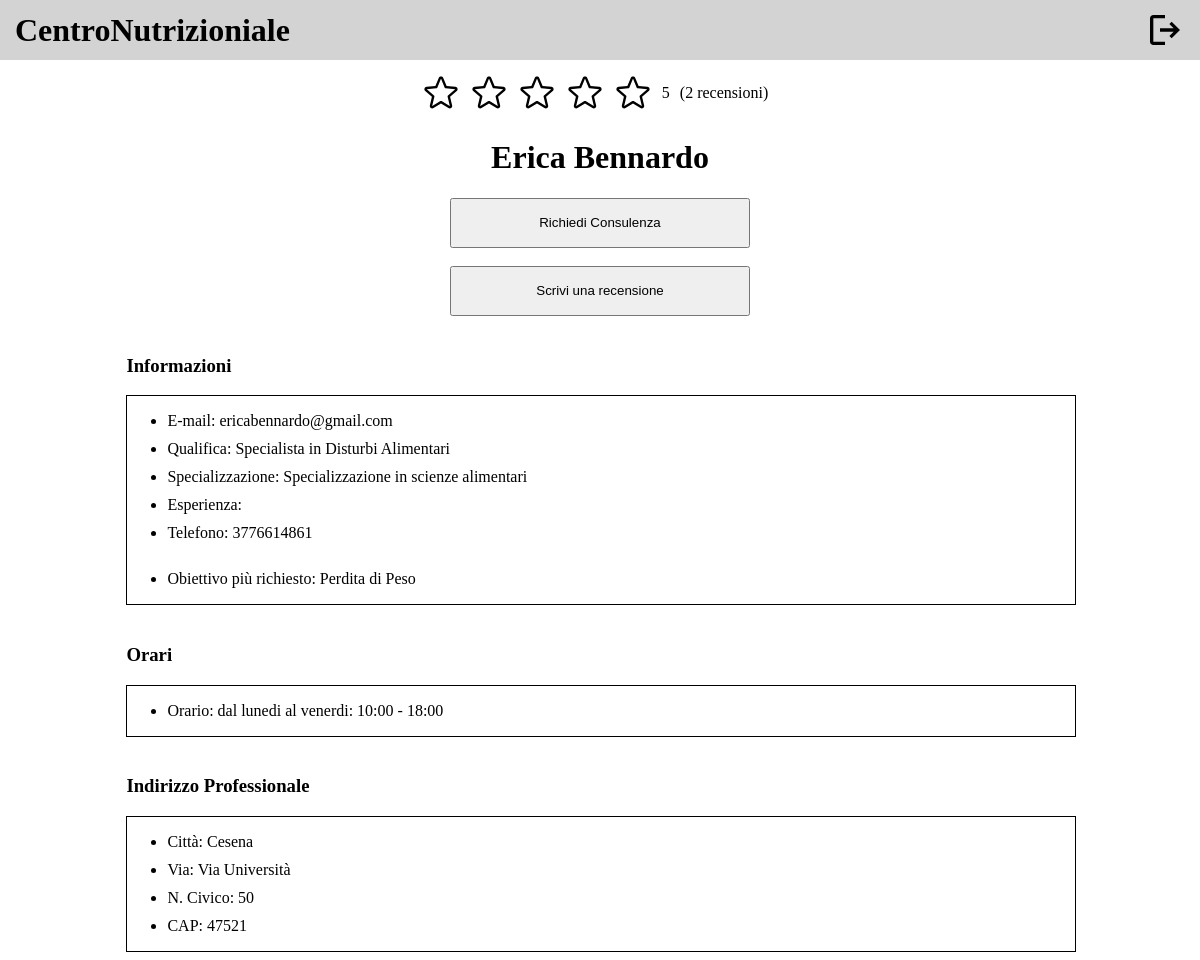
/public/profiloNutrizionistaScelto.php (signed in), run on the app's committed database.
### tables this page shows
CREATE TABLE `scelta` (
  `IDCliente` int(11) NOT NULL,
  `Data` date NOT NULL,
  `Ora` varchar(10) NOT NULL,
  `IDNutrizionista` int(11) NOT NULL
);

CREATE TABLE `nutrizionista` (
  `Nome` varchar(50) NOT NULL,
  `Cognome` varchar(50) NOT NULL,
  `Email` varchar(30) NOT NULL,
  `IDNutrizionista` int(11) NOT NULL,
  `Password` varchar(255) NOT NULL,
  `MediaVoti` int(11) NOT NULL
);

CREATE TABLE `possiede_q` (
  `IDNutrizionista` int(11) NOT NULL,
  `Titolo` varchar(100) NOT NULL
);

CREATE TABLE `informazione` (
  `IDNutrizionista` int(11) NOT NULL,
  `Esperienza` varchar(255) DEFAULT NULL,
  `Specializzazione` varchar(255) DEFAULT NULL,
  `Orari` varchar(255) NOT NULL,
  `Telefono` varchar(10) DEFAULT NULL
);

CREATE TABLE `indirizzo_prof` (
  `IDNutrizionista` int(11) NOT NULL,
  `Citta` varchar(50) NOT NULL,
  `CAP` int(11) NOT NULL,
  `Via` varchar(50) NOT NULL,
  `NCivico` int(11) NOT NULL
);

### db/database.php (called while the page is built, shortened)
<?php
require_once ("nutrizionistaTable.php");
require_once ("clienteTable.php");
require_once ("recensioniTable.php");
class DatabaseConnection
{
    private $nutrizionistaTable;
    private $clienteTable;
    private $recensioniTable;
    public function __construct($servername, $username, $password, $dbname, $port)
    {
        $this->db = new mysqli($servername, $username, $password, $dbname, $port);
        $this->nutrizionistaTable = new NutrizionistaTable($this->db);
        $this->clienteTable = new ClienteTable($this->db);
        $this->recensioniTable = new RecensioniTable($this->db);
    }
    public function getNutrizionistaTable()
    {
        return $this->nutrizionistaTable;
    }
    public function getClienteTable()
    {
        return $this->clienteTable;
    }
    public function getRecensioniTable()
    {
        return $this->recensioniTable;
    }
}

### bootstrap.php (called while the page is built, shortened)
<?php
require_once ("db/database.php");
$dbh = new DatabaseConnection("localhost", "root", "", "centronutrizionale1", 3306);
?>

### db/clienteTable.php (called while the page is built, shortened)
<?php
class ClienteTable
{
    private $db;
    public function __construct($db)
    {
        $this->db = $db;
    }
    public function getClienteById($id)
    {
        $stmt = $this->db->prepare("SELECT * FROM cliente WHERE IDCliente=?");
        $stmt->bind_param('i', $id);
        $stmt->execute();
        $result = $stmt->get_result();
        return $result->fetch_all(MYSQLI_ASSOC);
    }
    public function getNumberOfConsulenze($idCliente, $idNutrizionista)
    {
        $stmt = $this->db->prepare("SELECT COUNT(*) AS count FROM consulenza WHERE IDCliente=? AND IDNutrizionista=? AND Completa='s'");
        $stmt->bind_param('ii', $idCliente, $idNutrizionista);
        $stmt->execute();
        $result = $stmt->get_result();
        return $result->fetch_all(MYSQLI_ASSOC);
    }
    public function getTrendCons($idCliente)
    {
        $stmt = $this->db->prepare("SELECT
    SUM(Presenza = '1') AS ConsulenzeInPresenza,
    SUM(Online = '1') AS ConsulenzeOnline
FROM
    CONSULENZA
WHERE
    IDCliente = ?");
        $stmt->bind_param('i', $idCliente);
        $stmt->execute();
        $result = $stmt->get_result();
        return $result->fetch_all(MYSQLI_ASSOC);
    }
}
?>

### cliente.php (called while the page is built, shortened)
<?php
require_once ("bootstrap.php");
if (isUserLoggedIn()) {
    if (isset($id)) {
        $templateparams["cliente"] = $dbh->getClienteTable()->getClienteById($id);
        $templateparams["checkScelta"] = $dbh->getNutrizionistaTable()->isSceltaPresent($id);
        $templateparams["nConsulenze"] = $dbh->getClienteTable()->getNumberOfConsulenze($id, $_SESSION["id"]);
        $templateparams["trend"] = $dbh->getClienteTable()->getTrendCons($id);
    }
} else{
    header("Location: login.php");
}
?>

### db/nutrizionistaTable.php (called while the page is built, shortened)
<?php
class NutrizionistaTable
{
    private $db;
    public function __construct($db)
    {
        $this->db = $db;
    }
    public function getNutrizionistaById($id)
    {
        $stmt = $this->db->prepare("SELECT *
        FROM nutrizionista n
        JOIN informazione i ON n.IDNutrizionista = i.IDNutrizionista
        JOIN indirizzo_prof ip ON n.IDNutrizionista = ip.IDNutrizionista
        JOIN possiede_q q ON n.IDNutrizionista = q.IDNutrizionista
        WHERE n.IDNutrizionista=?");
        $stmt->bind_param('i', $id);
        $stmt->execute();
        $result = $stmt->get_result();
        return $result->fetch_all(MYSQLI_ASSOC);
    }
    public function isSceltaPresent($idCliente)
    {
        $stmt = $this->db->prepare("SELECT COUNT(*) AS isPresent FROM scelta WHERE IDCliente=?");
        $stmt->bind_param('i', $idCliente);
        $stmt->execute();
        $result = $stmt->get_result();
        return $result->fetch_all(MYSQLI_ASSOC);
    }
}
?>

### nutrizionista.php (called while the page is built, shortened)
<?php
require_once ("bootstrap.php");
if (isUserLoggedIn()) {
    if (!empty($id)) {
        $templateparams["nutrizionista"] = $dbh->getNutrizionistaTable()->getNutrizionistaById($id);
        $templateparams["recensioni"] = $dbh->getRecensioniTable()->getRecensioniByNutrizionistaId($id);
    }
}
?>

### db/recensioniTable.php (called while the page is built, shortened)
<?php
class RecensioniTable
{
  private $db;
  public function __construct($db)
  {
    $this->db = $db;
  }
  public function getRecensioniByNutrizionistaId($idNutrizionista)
  {
    $stmt = $this->db->prepare("SELECT * FROM recensione WHERE IDNutrizionista = ?");
    $stmt->bind_param('i', $idNutrizionista);
    $stmt->execute();
    $result = $stmt->get_result();
    return $result->fetch_all(MYSQLI_ASSOC);
  }
}

### public/profiloNutrizionistaScelto.php (the view, shortened to what this page needs)
<!DOCTYPE html>
<html lang="en">
<head>
  <link rel="stylesheet" href="../template/components/components.css">
  <link rel="stylesheet" href="../template/header/header.css">
  <link rel="stylesheet" href="styles/profilo.css">
</head>
<body>
  <?php include ("../template/header/headerCliente.html");
  require("../bootstrap.php");
  $id = $_SESSION["id"];
  require ("../cliente.php");
  require ("../nutrizionista.php");
  if (!empty($templateparams["nutrizionistaAttuale"][0]["IDNutrizionista"])) {
    $id = $templateparams["nutrizionistaAttuale"][0]["IDNutrizionista"];
    require ("../nutrizionista.php");
  }
  if ($templateparams["checkScelta"][0]["isPresent"] == 0): ?>
    <br>
    <br>
    <br>
    <h1>Non hai acora effettuato la scelta del nutrizionista.</h1>
  <?php else: ?>
    <main>
      <div class="reviews" onclick="window.location.href='recensioni.php'">
        <?php
        $mediaInt = $templateparams["nutrizionistaAttuale"][0]["MediaVoti"];
        if ($mediaInt == 0) {
          echo "Questo nutrizionista non ha ancora ricevuto recensioni.";
        } else {
          for ($i = 0; $i < 5; $i++):
            if ($i < $mediaInt):
              ?>
              <img src="../assets/icons/star.svg" alt="star">
              <?php
            endif;
          endfor; ?>
          <p><?php echo $mediaInt; ?></p>
          <p>(<?php echo $templateparams["recensioniNutrizionista"]["numeroTotaleRecensioni"]; ?> recensioni)</p>
          <?php
        }
        ?>
      </div>
      <div class="name">
        <h1>
          <?php echo $templateparams["nutrizionistaAttuale"][0]["Nome"], " ", $templateparams["nutrizionistaAttuale"][0]["Cognome"] ?>
        </h1>
      </div>
      <div class="action">
        <button onclick="window.location.href='consulenza.php'" class="btn">Richiedi Consulenza</button>
      </div>
      <br>
      <div class="action">
        <button class="btn" onclick="window.location.href='scriviRecensione.php'">Scrivi una recensione</button>
      </div>
      <div class="infos-outer">
        <div class="infos">
          <h3>Informazioni</h3>
          <div class="info-details">
            <ul>
              <li>E-mail: <?php echo $templateparams["nutrizionistaAttuale"][0]["Email"] ?></li>
              <li>Qualifica: <?php echo $templateparams["nutrizionistaAttuale"][0]["Qualifica"] ?></li>
              <li>Specializzazione: <?php echo $templateparams["nutrizionistaAttuale"][0]["Specializzazione"] ?></li>
              <li>Esperienza: <?php echo $templateparams["nutrizionistaAttuale"][0]["Esperienza"] ?></li>
              <li>Telefono: <?php echo $templateparams["nutrizionistaAttuale"][0]["Telefono"] ?></li><br>
              <li>Obiettivo più richiesto: <?php if (empty($templateparams["obiettivo"][0]["Descrizione"])) {
              echo "/";
            } else {
              echo $templateparams["obiettivo"][0]["Descrizione"];
            } ?></li>
            </ul>
          </div>
        </div>
      </div>
      <div class="shifts-outer">
        <div class="shifts">
          <h3>Orari</h3>
          <div class="shift-details">
            <ul>
              <li>Orario: <?php echo $templateparams["nutrizionistaAttuale"][0]["Orari"] ?></li>
            </ul>
          </div>
        </div>
      </div>
      <div class="rates-outer">
        <div class="rates">
          <h3>Indirizzo Professionale</h3>
          <div class="rate-details">
            <ul>
              <li>Città: <?php echo $templateparams["nutrizionistaAttuale"][0]["Citta"] ?></li>
              <li>Via: <?php echo $templateparams["nutrizionistaAttuale"][0]["Via"] ?></li>
              <li>N. Civico: <?php echo $templateparams["nutrizionistaAttuale"][0]["NCivico"] ?></li>
              <li>CAP: <?php echo $templateparams["nutrizionistaAttuale"][0]["CAP"] ?></li>
            </ul>
          </div>
        </div>
      </div>
    </main>
  <?php endif;
  $_SESSION["idNutrizionista"] = $id; ?>
</body>
</html>

### template/components/components.css (style rules this page uses)
body { display: flex; flex-direction: column; }
.btn { width: 100%; max-width: 300px; height: 50px; cursor: pointer; }

### template/header/header.css (style rules this page uses)
header h1 { margin: 0; }
header { display: flex; height: 60px; background-color: lightgray; justify-content: space-between; align-content:end; position: fixed; left: 0; right: 0; top: 0; }
.logout, .logo { display: flex; align-items: center; }
.logo { margin-left: 15px; }
.logout { margin-right: 15px; }
.logout img { height: 40px; }

### public/styles/profilo.css (style rules this page uses)
main { display: flex; flex-direction: column; margin-top: 60px; }
.reviews { display: flex; align-items: center; justify-content: center; }
.reviews > * { margin-right: 10px; }
.name, .action { display: flex; justify-content: center; }
.info-details, .shift-details, .rate-details { border: 1px solid black; width: 100%; }
.infos, .shifts, .rates { display: flex; flex-direction: column; justify-content: center; align-items: start; margin-top: 20px; min-width: 80%; }
.infos-outer, .shifts-outer, .rates-outer { display: flex; justify-content: center; }
* ul li { margin-bottom: 10px; }

### data on the page
scelta: IDNutrizionista.MediaVoti "5", IDNutrizionista.Nome "Erica", IDNutrizionista.Cognome "Bennardo", IDNutrizionista.Email "ericabennardo@gmail.com", possiede_q.Titolo "Specialista in Disturbi Alimentari", informazione.Specializzazione "Specializzazione in scienze alimentari", informazione.Telefono "3776614861", informazione.Orari "dal lunedi al venerdi: 10:00 - 18:00", indirizzo_prof.Citta "Cesena", indirizzo_prof.Via "Via Università", indirizzo_prof.NCivico "50", indirizzo_prof.CAP "47521"

### other printed values
$templateparams["recensioniNutrizionista"]["numeroTotaleRecensioni"] "2"
$templateparams["obiettivo"][0]["Descrizione"] "Perdita di Peso"
